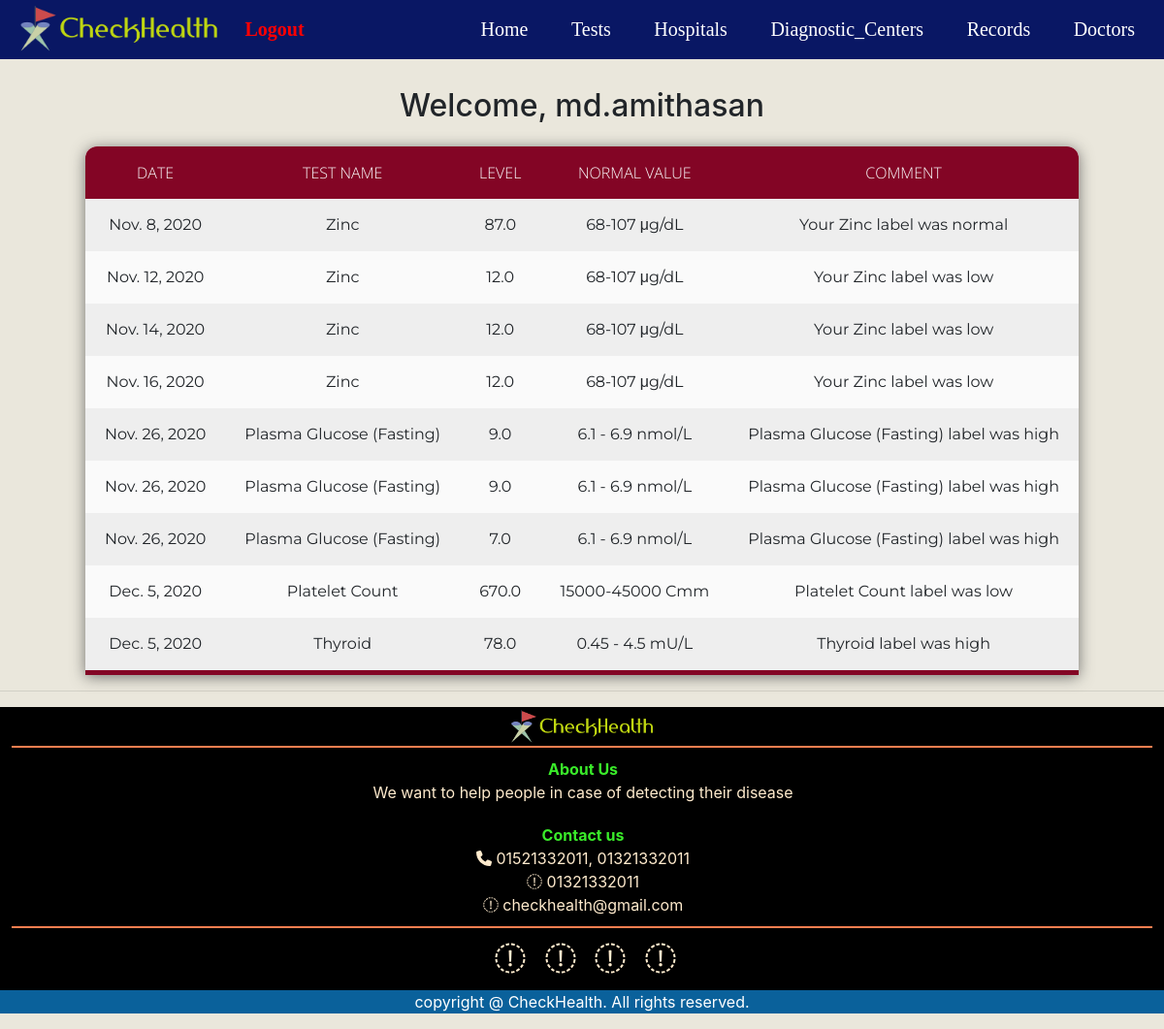
The app's page /records/ (signed in), older data.
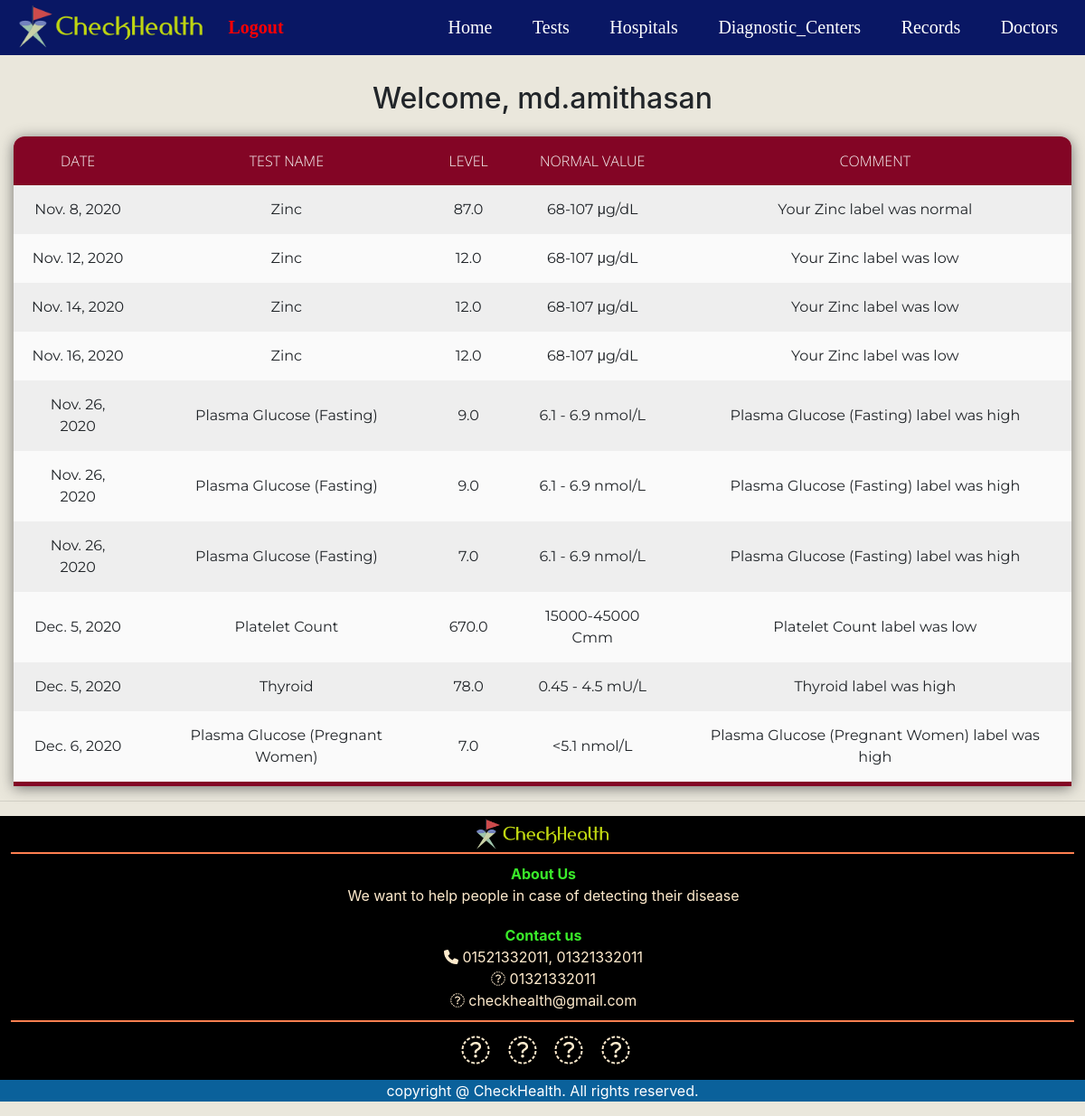
The same page, newer data.
### SARZS/models.py (models this page shows)
class record(models.Model):
    ruser = models.CharField(max_length=100)
    rdate = models.DateField(auto_now_add=True)
    Test_Name = models.CharField(max_length=100, null=True)
    tlevel = models.FloatField()
    treference = models.CharField(max_length=100, null=True)
    rcomment = models.CharField(max_length=200, null=True)

### SARZS/views.py (the view)
# urls.py: url(r'^records/$', records, name='records'),
@login_required(login_url='via')
def records(request):
    if request.user.is_authenticated:
        user_record = record.objects.filter(ruser=request.user)
    return render(request, 'htmls/records.html', {'user_record': user_record})

### SARZS/templates/htmls/records.html (shortened to what this page needs)
{% extends 'htmls/main.html' %}
{% block content %}
<head>
</head>
<body>
<div class="greatings">
    <h2>Welcome, {{ user }}</h2>
</div>
<table>
    <tr>
        <th>Date</th>
        <th>Test Name</th>
        <th>Level</th>
        <th>Normal Value</th>
        <th>Comment</th>
    </tr>
    {% for i in user_record %}
    <tr>
        <td>{{i.rdate}}</td>
        <td>{{i.Test_Name}}</td>
        <td>{{i.tlevel}}</td>
        <td>{{i.treference}}</td>
        <td>{{i.rcomment}}</td>
    </tr>
    {% endfor %}
</table>
</body>
{% endblock %}

Row changes from the older to the newer data that the page shows:
added record: rdate "Dec. 6, 2020", Test_Name "Plasma Glucose (Pregnant Women)", tlevel "7.0", treference "<5.1 nmol/L", rcomment "Plasma Glucose (Pregnant Women) label was high"
